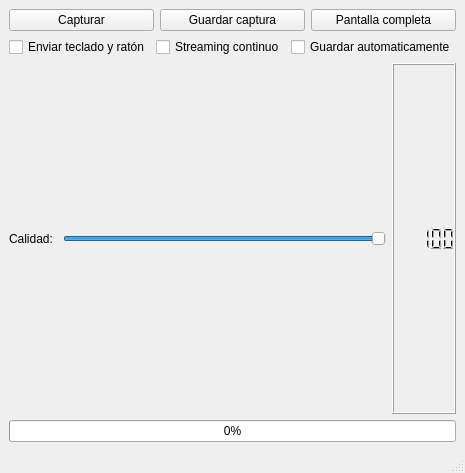
<?xml version="1.0" encoding="UTF-8"?>
<ui version="4.0">
 <class>ventanaEscritorio</class>
 <widget class="QMainWindow" name="ventanaEscritorio">
  <property name="geometry">
   <rect>
    <x>0</x>
    <y>0</y>
    <width>452</width>
    <height>473</height>
   </rect>
  </property>
  <property name="windowTitle">
   <string>Escritorio remoto</string>
  </property>
  <widget class="QWidget" name="centralwidget">
   <layout class="QVBoxLayout" name="verticalLayout_2">
    <item>
     <layout class="QHBoxLayout" name="horizontalLayout_2">
      <item>
       <widget class="QPushButton" name="botonCapturar">
        <property name="text">
         <string>Capturar</string>
        </property>
       </widget>
      </item>
      <item>
       <widget class="QPushButton" name="botonGuardar">
        <property name="text">
         <string>Guardar captura</string>
        </property>
       </widget>
      </item>
      <item>
       <widget class="QPushButton" name="botonPantallaCompleta">
        <property name="text">
         <string>Pantalla completa</string>
        </property>
       </widget>
      </item>
     </layout>
    </item>
    <item>
     <layout class="QHBoxLayout" name="horizontalLayout_3">
      <item>
       <widget class="QCheckBox" name="checkTeclado">
        <property name="text">
         <string>Enviar teclado y ratón</string>
        </property>
       </widget>
      </item>
      <item>
       <widget class="QCheckBox" name="checkStreaming">
        <property name="text">
         <string>Streaming continuo</string>
        </property>
       </widget>
      </item>
      <item>
       <widget class="QCheckBox" name="checkGuardar">
        <property name="text">
         <string>Guardar automaticamente</string>
        </property>
       </widget>
      </item>
     </layout>
    </item>
    <item>
     <layout class="QHBoxLayout" name="horizontalLayout">
      <item>
       <widget class="QLabel" name="labelCalidad">
        <property name="text">
         <string>Calidad: </string>
        </property>
       </widget>
      </item>
      <item>
       <widget class="QSlider" name="sliderCalidad">
        <property name="minimum">
         <number>1</number>
        </property>
        <property name="maximum">
         <number>100</number>
        </property>
        <property name="value">
         <number>100</number>
        </property>
        <property name="orientation">
         <enum>Qt::Horizontal</enum>
        </property>
       </widget>
      </item>
      <item>
       <widget class="QLCDNumber" name="lcdCalidad">
        <property name="value" stdset="0">
         <double>100.000000000000000</double>
        </property>
       </widget>
      </item>
     </layout>
    </item>
    <item>
     <widget class="QProgressBar" name="progresoDescarga">
      <property name="value">
       <number>0</number>
      </property>
     </widget>
    </item>
   </layout>
  </widget>
  <widget class="QMenuBar" name="menubar">
   <property name="geometry">
    <rect>
     <x>0</x>
     <y>0</y>
     <width>452</width>
     <height>21</height>
    </rect>
   </property>
  </widget>
  <widget class="QStatusBar" name="statusbar"/>
 </widget>
 <resources/>
 <connections/>
</ui>
